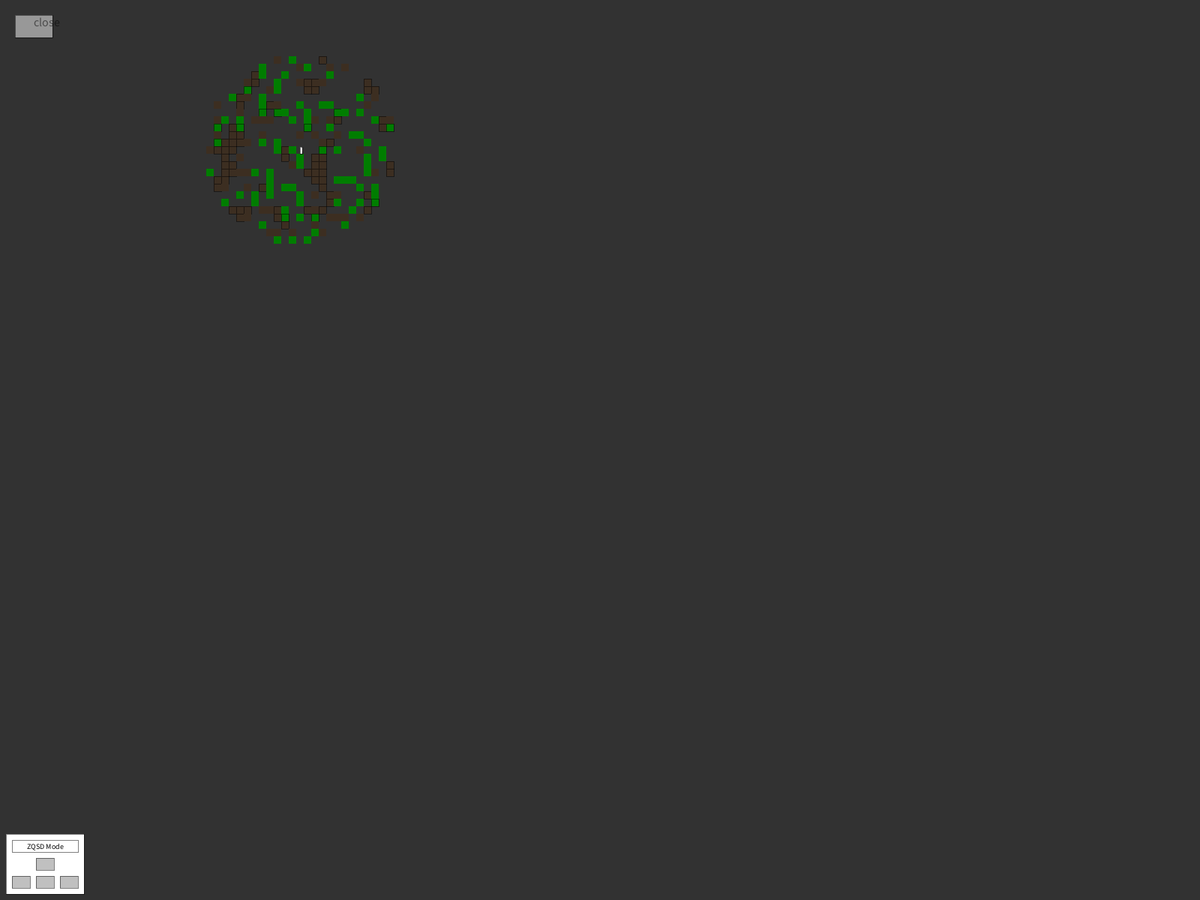
Frame 1 (no input)
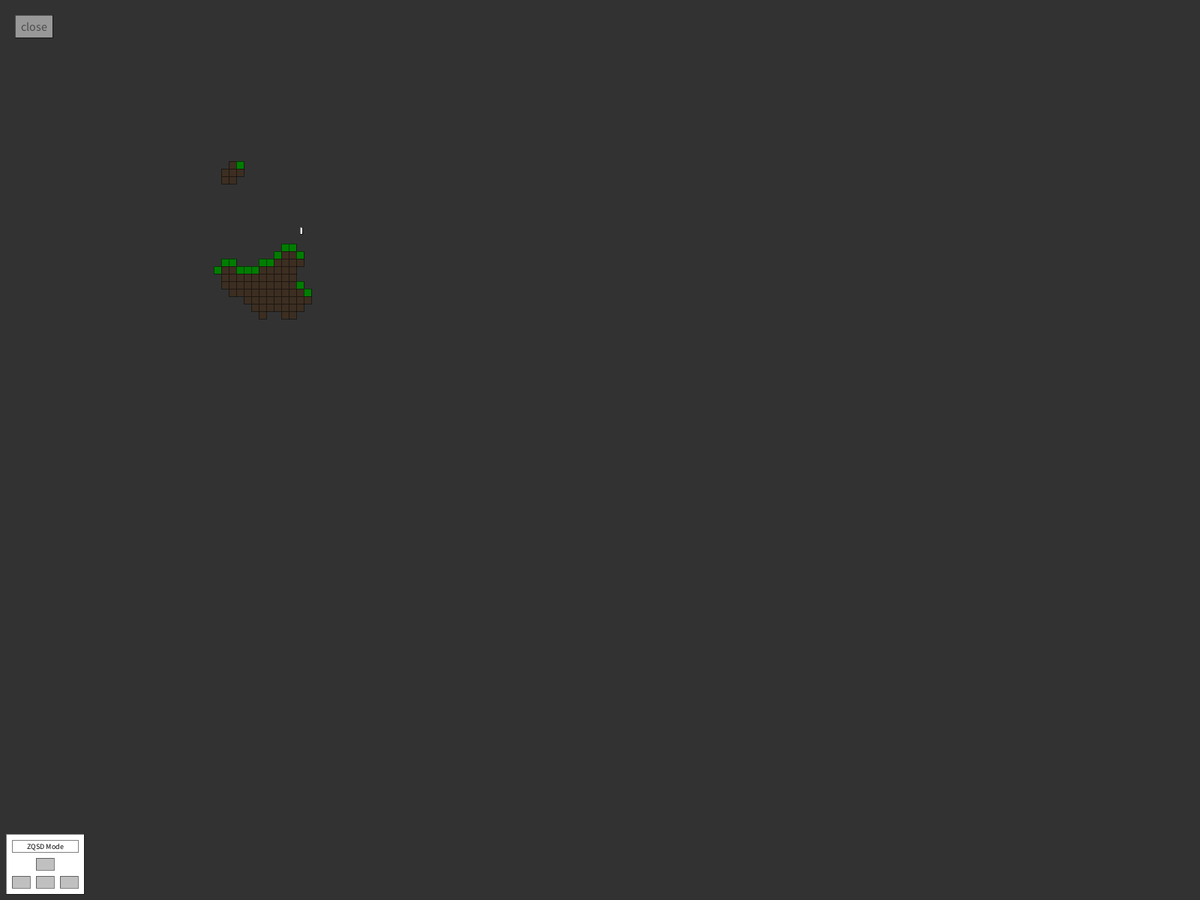
Frame 60 (the mouse pressed at the canvas centre just before this capture)
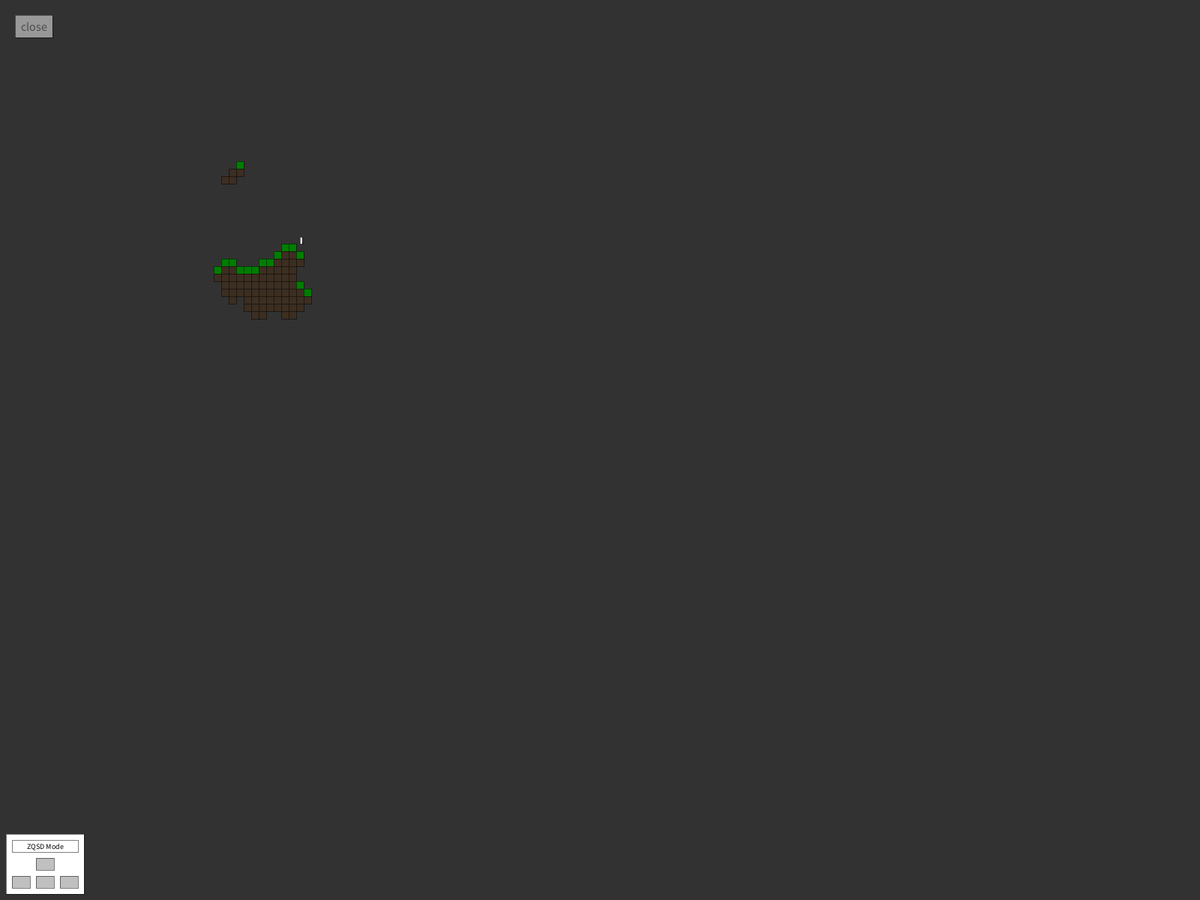
Frame 120 (the mouse held since frame 60 and released just before this capture)

The Processing sketch that drew these frames (run headless with seeded random() and noise(); from frame 60 on, the mouse is pressed at the canvas centre):

// Processing sketch: cave_game
// ── cave_game.pde
int cols;
int rows;
int bias=42;
int[][] grid;
int[][] finalGrid;
int onGroundTimer=1000000000;
boolean isColliding;
int onGround=1;
boolean switch1;
boolean wasd=true;
boolean isLeft, isRight, isUp, isDown;
float x;
float y;
int unit;
int c;
float yVel=0;
float xVel=0;
boolean gravity=true;
int[] endingBlackValues;
boolean doneWithSimulation=false;

void setup() {
  fullScreen();
  unit=width/50;
  x=width/2;
  y=height/2;
  x=400;
  y=200;
  cols = width/5;
  rows = height/5;
  grid = new int[cols][rows];
  finalGrid = new int[cols][rows];
  for (int i = 0; i < cols; i++) {
    for (int j = 0; j < rows; j++) {
      grid[i][j] = int(random(100));
      if(grid[i][j]<bias)grid[i][j]=0;
      if(grid[i][j]>=bias)grid[i][j]=1;
    }
  }
}
void draw() {
  rectMode(CORNER);
  noStroke();
  fill(50);
  rect(0,0,width,height);
  fill(255,0,0);
  rectMode(CENTER);
  
  if(yVel<-20)yVel=-20;
  println("x: "+x);
  println("y: "+y);
  println(c);
  c+=1;
  smooth();
  

  
  onGroundTimer-=1;
  if(onGroundTimer>0)onGround=2;
  y=y-yVel/3.0;
  x=x+xVel/3.0;
  if(y>height-15){
    y=height-15;
    onGroundTimer=5;
  }
  if(y==height-15)yVel=-yVel*.30;
  if(isLeft && isRight)xVel=xVel*0.8;
  if(!(isRight && isLeft)){
   if (isLeft && abs(xVel)<6){
     if(xVel<-0.1)xVel=xVel*2;
     if(xVel>0.1)xVel=xVel-5;
    if(xVel<0.1 && xVel>-0.1)xVel=0.2;
   }  
   if (isRight && abs(xVel)<5){
    if(xVel>0.1)xVel=xVel*2;
    if(xVel<-0.1)xVel=xVel+5;
    if(xVel<0.1 && xVel>-0.1)xVel=0.2;
   }
  }
  if(isUp && onGround>1)yVel=20;
  if(isUp && onGround>0)onGround=onGround-1;
  if (!isRight && !isLeft)xVel=xVel*0.8;
  
  //Gravity
  if(gravity){
    if(yVel>0.3)yVel=yVel*0.9-0.06;
    if(yVel<0.5)yVel=-abs(yVel*1.1-0.06);
  } 
  
  
  
  
  //Buttons
  fill(255,127);
  rect(20, 20, 50, 30);
  fill(0,127);
  textSize(unit/2);
  text("close", 45, 35);
  
  
  
  
  //Key Indacator
  fill(255);
  rect(unit/4,height-2.75*unit,3.25*unit,2.5*unit);
  //W or Up
  fill(128,127);
  if(isUp)fill(255,127);
  rect(unit*3/2.0,height-7.0/4*unit,unit*3.0/4,unit/2.0);
  
  //A or Left
  fill(128,127);
  if(isLeft)fill(255,127);
  rect(unit/2.0,height-unit,unit*3.0/4,unit/2.0);
  
  //S or Down
  fill(128,127);
  if(isDown)fill(255,127);
  rect(unit*3/2.0,height-unit,unit*3.0/4,unit/2.0);
  
  //D or Right
  fill(128,127);
  if(isRight)fill(255,127);  
  rect(unit*5/2.0,height-unit,unit*3.0/4,unit/2.0);
  
  //WASD and arrow keys switcher
  textSize(unit/3);
  textAlign(CENTER, CENTER);
  fill(0);
  if(!switch1)text("ZQSD Mode",unit*1.875,height-8.875/4*unit);
  if(switch1)text("Arrow Keys Mode",unit*1.875,height-8.875/4*unit);
  fill(256);
  rect(unit/2.0,height-10.0/4*unit,unit*2.75,unit/2.0);
  
  fill(255);
  rect(x,y+6,3,3);
  if(!isDown)rect(x,y,3,9);
  rectMode(CORNER);
  
}
 
void mousePressed() {
  if (mouseX >= unit*0.5 && mouseX < unit*3.25 && mouseY >= height-2.5*unit && mouseY < height-2*unit) {
      if(switch1==true)switch1=false;
      else if(switch1==false)switch1=true;
  }
  if (mouseX >= 20 && mouseX < 70 && mouseY >= 20 && mouseY < 50) {
      exit();
  }
}

void keyPressed() {
  if(!switch1)setMove(key, true);
  if(switch1)setMove(keyCode, true);
}
 
void keyReleased() {
  if(!switch1)setMove(key, false);
  if(switch1)setMove(keyCode, false);
}
boolean setMove(int k, boolean b) {
  switch (k) {
  case 'z':
    return isUp = b;
  case UP:
    return isUp = b;
  case 's':
    return isDown = b;
  case DOWN:
    return isDown = b;
  case 'q':
    return isLeft = b;
  case LEFT:
    return isLeft = b;
  case 'd':
    return isRight = b;
  case RIGHT:
    return isRight = b;
  default:
    return b;
  }
}
void rectCollisions(int rectX,int rectY,int side){
 if(sq(x-rectX)+sq(y-rectY)<16000){
   collision(rectX, rectY, side);
   rectMode(CENTER);
   if(finalGrid[abs(rectX/10)][abs(rectY/10-1)]==0)fill(60,46,33);
   if(finalGrid[abs(rectX/10)][abs(rectY/10-1)]==1)fill(0,125,0);
   //if(finalGrid[abs(rectX/10)][abs(rectY/10+1)]==1 && finalGrid[abs(rectX/10)][abs(rectY/10+2)]==1 && finalGrid[abs(rectX/10)][abs(rectY/10+3)]==1 && finalGrid[abs(rectX/10)][abs(rectY/10+4)]==1 && finalGrid[abs(rectX/10)][abs(rectY/10+5)]==1)vine(rectX,rectY);
   rect(rectX,rectY,10,10);
 }
}
void collision(int squareX, int squareY, int sideLength){
  if(x-squareX*x-squareX+y-squareY*y-squareY<50){
    rectMode(CENTER);
    if(x<squareX+sideLength/2+3&&x>squareX-sideLength/2-3&&y-yVel<squareY+sideLength/2+9&&y>squareY-sideLength/2-9){
      if(abs(squareX-x)<abs(squareY-y)){
        if(y-squareY<0)y=squareY-sideLength/2-9; //top
        if(y-squareY<0)yVel=-yVel/2; //top
        if(y-squareY<0)onGroundTimer=25;
        if(y-squareY>0)y=squareY+sideLength/2+9; //top
        if(y-squareY>0)yVel=-yVel/2; //bottom
      }
      if(abs(squareX-x)>abs(squareY-y)){
        if(x-squareX<0)xVel=-xVel/2; //left
        if(x-squareX<0)x=x-1; //left
        if(x-squareX>0)xVel=-xVel/2; //right
        if(x-squareX>0)x=x+1; //right
      }
    }
    rectMode(CORNER);
  }
}


int numberOfNeighbors(int gridX, int gridY){
  int c=0;
  for (int i = gridX-1; i < gridX+2; i++) {
    for (int j = gridY-1; j < gridY+2; j++) {
      if(j!=-1 && i!=-1 && i!=cols && j!=rows){
        if(grid[i][j]==0){
          if(!(i==gridX && j==gridY)){
            c=c+1;
          }
        }
      }else{
       c=c+1;    
      }
    }
  }
  return(c);
}
void smooth(){
  fill(255);
  for (int i = 0; i < cols; i++) {
    for (int j = 0; j < rows; j++) {
      
      if(numberOfNeighbors(i,j)<4)finalGrid[i][j]=1;
      if(numberOfNeighbors(i,j)>6)finalGrid[i][j]=0;
      stroke(finalGrid[i][j]*256,127);
      rectMode(CENTER);
      if(grid[i][j]==0)rectCollisions(10*i,10*j,10);   
    }
  }
  if(finalGrid==grid && doneWithSimulation==false){
    for (int i = 0; i < cols; i++) {
      for (int j = 0; j < rows; j++) {
        if(grid[i][j]==0){
          
        }
      }
    }   
  doneWithSimulation=true;
  }
  for (int i = 0; i < cols; i++) {
    for (int j = 0; j < rows; j++) {
      grid[i][j]=finalGrid[i][j];
    }
  }
  rectMode(CORNER);
}
